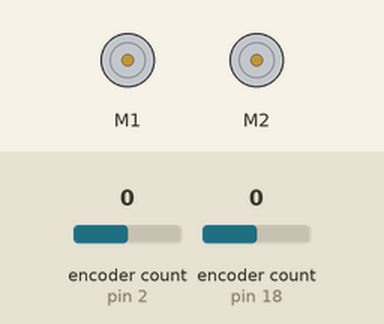
Recording of a sketch running on a simulated Arduino Uno, built with avr-gcc and run on an emulated ATmega328P. Shown: 2 × DC motor (green arrow = forward, orange = backward, longer = faster). The inputs (shaded band) are chosen by the test bench; at power-on: encoder count (sensors on pin 2, pin 18) 0. What the sketch prints to the serial monitor is not drawn.

Above: at 2.0 s.
At 6.0 s:
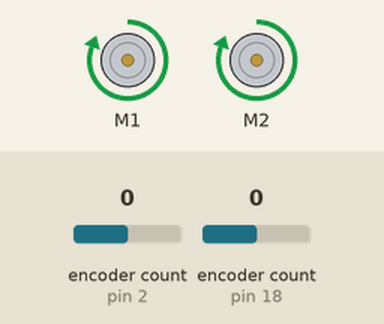
Timing chart, 0 to 10.4 s (numbered marks = the images above):
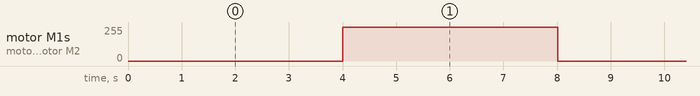

Measured:
- by itself, motor M1, motor M2: alternates forward 255/255 for 4.0 s and stopped for 4.0 s

The sketch:

speed_read.ino
```cpp
#include <Wire.h>
#include <Kalman.h> // Source: https://github.com/TKJElectronics/KalmanFilter
#include <Encoder.h>

#include <Adafruit_MotorShield.h>
#include "utility/Adafruit_PWMServoDriver.h"
//**********define motors****************//
Adafruit_MotorShield AFMS = Adafruit_MotorShield();

Adafruit_DCMotor *M_L = AFMS.getMotor(1);
Adafruit_DCMotor *M_R = AFMS.getMotor(2);

Encoder knobLeft(2, 3);
Encoder knobRight(18,19);

//*********Motor Right defines*****************
//#define Vpin            0                       // battery monitoring analog pin
//#define Apin            1                       // motor current monitoring analog pin

#define CURRENT_LIMIT   1000                     // high current warning
#define LOW_BAT         10000                   // low bat warning
#define LOOPTIME        10                     // PID loop time
#define NUMREADINGS     10                      // samples for Amp average

//************************filter gain design*****************
float speed_m_1;
float speed_m_2;

 float speed_act_1_old = 0;
 float speed_act_2_old = 0;
 float speed_act_1_oold = 0;
 float speed_act_2_oold = 0;


int readings[NUMREADINGS];
unsigned long lastMilli = 0;                    // loop timing
unsigned long lastMilliPrint = 0;// loop timing
int long unsigned lastMilliPulse = 0;
int PWM_val = 0;                                // (25% = 64; 50% = 127; 75% = 191; 100% = 255)
int voltage = 0;                                // in mV
int current = 0;                                // in mA
float Kp =   .4;                                // PID proportional control Gain
float Kd =    1;  // PID Derivitave control gain
float pi = 3.1415926;
int time_pulse = 4000;


float speed_act_1 = 0;                              // speed (actual value)
float speed_act_2 = 0;                              // speed (actual value)
long count_1 = 0;                  // rev counter of Left Motor
long count_2 = 0;                        // rev counter of Right Motor
long countAnt_1  = 0;
 long countAnt_2 = 0;

float w_dot_act_L;
float w_dot_act_R;


void setup() {
    AFMS.begin();
  analogReference(EXTERNAL);                            // Current external ref is 3.3V
  Serial.begin(9600);
  for(int i=0; i<NUMREADINGS; i++)   readings[i] = 0;  // initialize readings to 0
}

void loop() {
      M_L->run(FORWARD);
      M_R->run(FORWARD);;
      rencoder();
//            if (count_1 < 64*29/2){
//      M_L->setSpeed(100);
//      }
//      if (count_1 > 16*29/4){
//      M_L->setSpeed(0);
//      }
      if (millis()%8000<=time_pulse && millis()%4000>=0){
       M_L->setSpeed(0);
       M_R->setSpeed(0);
      }
      if(millis()%8000>time_pulse){
        lastMilliPulse = millis();
       M_L->setSpeed(255);
       M_R->setSpeed(255);
      }

 rencoder();
  if((millis()-lastMilli) >= LOOPTIME)   {                                    // enter tmed loop
    lastMilli = millis();

    getMotorData();
  }
     printMotorInfo();
}


void rencoder()  {
  count_1 = knobLeft.read();
  count_2 = knobRight.read();


}

void getMotorData(){

  float w_dot_m_L;
  float w_dot_m_R;
  static float timer=0;

  double dt = (double)(millis()-timer)/1000;

  speed_m_1 = (float) (count_1 - countAnt_1)*2*pi/(6400*dt);
  speed_act_1 = speed_m_1;//SpeedFilter_1(speed_m_1);
  speed_m_2 = (float) (count_2 - countAnt_2)*2*pi/(6400*dt);
  speed_act_2 = speed_m_2;//SpeedFilter_2(speed_m_2);
  w_dot_m_L = (float) -(-3*speed_act_1+4*speed_act_1_old-speed_act_1_oold)/(2*dt);
  w_dot_m_R = (float) -(-3*speed_act_2+4*speed_act_2_old-speed_act_2_oold)/(2*dt);
  speed_act_1_old = speed_act_1;
  speed_act_1_oold = speed_act_1_old;
  speed_act_2_old = speed_act_2;
  speed_act_2_oold = speed_act_2_old;
  w_dot_act_L = w_dot_m_L;//WdotFilter_1(w_dot_m_L);
  w_dot_act_R = w_dot_m_R;//WdotFilter_1(w_dot_m_R);
  countAnt_1 = count_1;
  countAnt_2 = count_2;
  timer = millis();
}


float SpeedFilter_1 (float speed_m){
 float km = 0.09516;
 float ke = 0.9048;
 static float speed_e1 = 0;

 speed_e1 = speed_e1*ke+speed_m*km;
 return speed_e1;
}

float SpeedFilter_2 (float speed_m){
 float km = 0.09516;
 float ke = 0.9048;
 static float speed_e2 = 0;

 speed_e2 = speed_e2*ke+speed_m*km;
 return speed_e2;
}

float WdotFilter_1 (float w_dot) {
 float km = 0.09516;
 float ke = 0.9048;
 static float w_dot_e1 = 0;

 w_dot_e1 = w_dot_e1*ke+w_dot*km;
 return w_dot_e1;
}

float WdotFilter_2 (float w_dot) {
 float km = 0.09516;
 float ke = 0.9048;
 static float w_dot_e2 = 0;

 w_dot_e2 = w_dot_e2*ke+w_dot*km;
 return w_dot_e2;
}

int updatePid(int command, int targetValue, int currentValue)   {             // compute PWM value
float pidTerm = 0;                                                            // PID correction
int error=0;
static int last_error=0;
 error = abs(targetValue) - abs(currentValue);
 pidTerm = (Kp * error) + (Kd * (error - last_error));
 last_error = error;
 return constrain(command + int(pidTerm), 0, 255);
}


void printMotorInfo()  {                                                      // display data
 if((millis()-lastMilliPrint) >=10 )   {
   lastMilliPrint = millis();
    Serial.print(speed_act_1);Serial.print(" ") ;
//    Serial.print(speed_act_2);Serial.print(" ") ;
//    Serial.print(w_dot_act_L);Serial.print(" ") ;
//    Serial.print(w_dot_act_R);Serial.print(" ") ;
    Serial.print(millis()); Serial.println(" ");
   //Serial.print(w_dot_act_L);Serial.println(" ");
   //Serial.print("SP:");             Serial.print(speed_req);
   //Serial.print("  RPM:");          Serial.print(speed_act);
   //Serial.print("  PWM:");          Serial.println(PWM_val);
 }}
```
